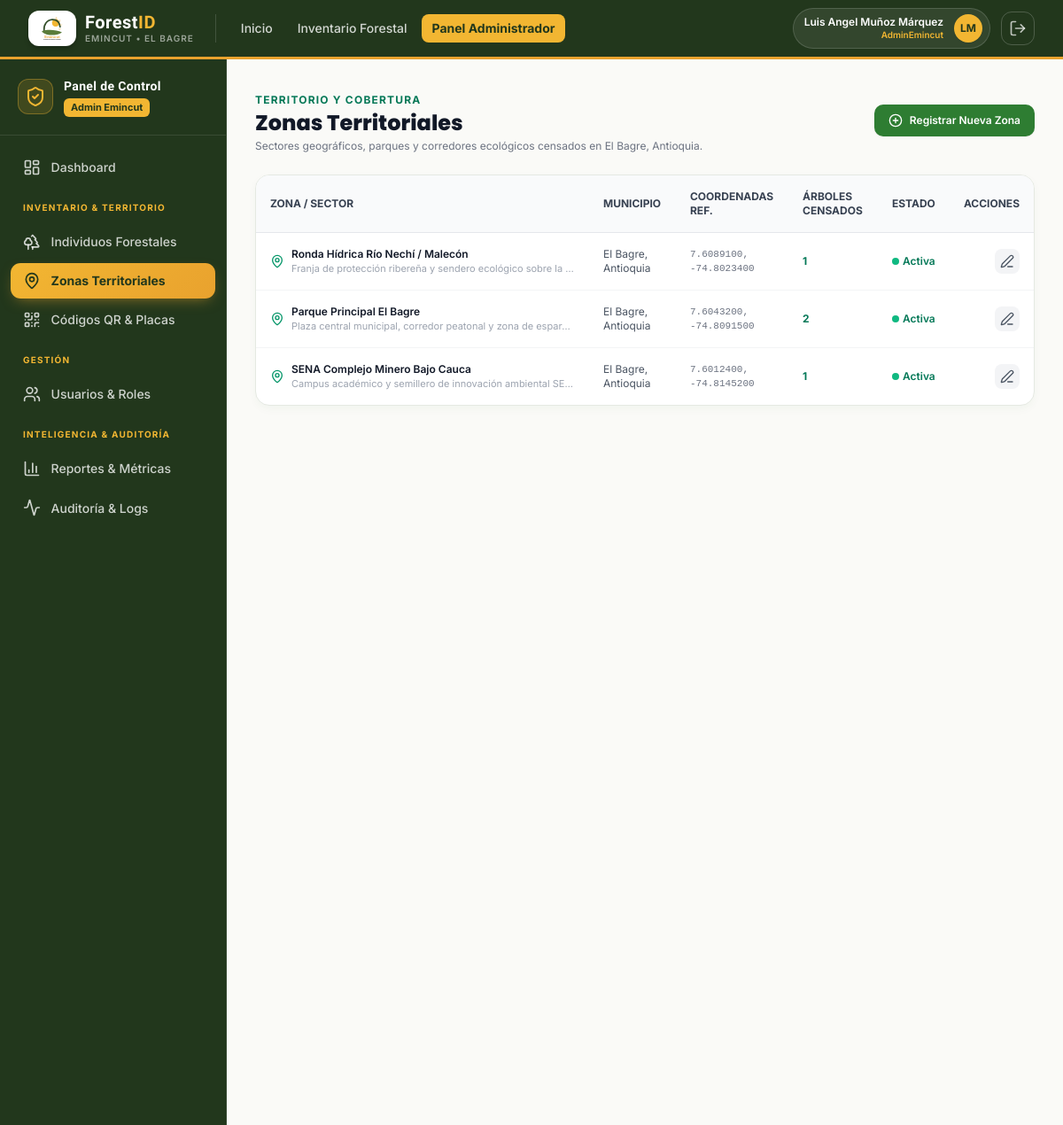
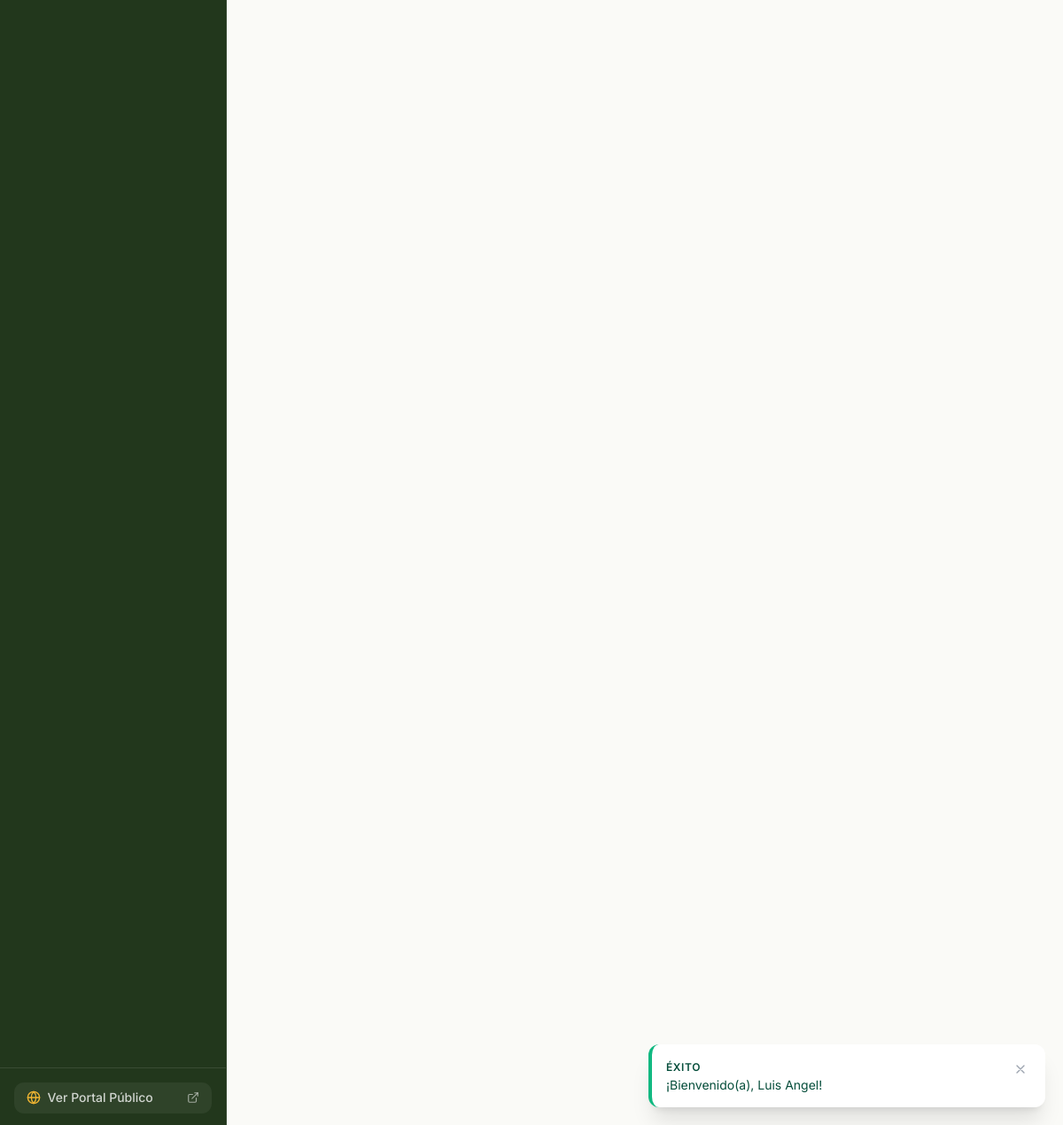
The app's page /admin/zonas/index.php (signed in) with its own data (2 pictures, top to bottom).
### tables this page shows
CREATE TABLE `zonas` (
    `id_zona` CHAR(36) NOT NULL DEFAULT (UUID()),
    `nombre_zona` VARCHAR(100) NOT NULL,
    `descripcion` VARCHAR(255) NULL,
    `municipio` VARCHAR(100) NOT NULL DEFAULT 'El Bagre',
    `departamento` VARCHAR(100) NOT NULL DEFAULT 'Antioquia',
    `latitud_referencia` DECIMAL(10,7) NULL,
    `longitud_referencia` DECIMAL(10,7) NULL,
    `estado` TINYINT(1) NOT NULL DEFAULT 1 COMMENT '1: Activa, 0: Inactiva',
    `fecha_creacion` DATETIME NOT NULL DEFAULT CURRENT_TIMESTAMP,
    PRIMARY KEY (`id_zona`),
    INDEX `idx_zonas_municipio` (`municipio`)
);

### admin/zonas/index.php (the view, shortened to what this page needs)
<?php
require_once __DIR__ . '/../../includes/funciones.php';
$pdo = getDBConnection();
$stmt = $pdo->query("
    SELECT z.*,
           COUNT(ind.id_individuo) AS total_arboles
    FROM `zonas` z
    LEFT JOIN `individuos_forestales` ind ON z.id_zona = ind.id_zona AND ind.estado_registro = 1
    GROUP BY z.id_zona
    ORDER BY z.fecha_creacion DESC
");
$zonas = $stmt->fetchAll();
require_once __DIR__ . '/../../includes/header.php';
require_once __DIR__ . '/../../includes/navbar.php';
?>
<div class="flex-1 flex flex-col md:flex-row">
    <?php require_once __DIR__ . '/../../includes/sidebar_admin.php'; ?>
    <main class="flex-1 p-6 sm:p-8 space-y-6 overflow-y-auto">
        <div class="flex flex-col sm:flex-row items-start sm:items-center justify-between gap-4">
            <div>
                <span class="text-xs font-bold text-emerald-700 uppercase tracking-widest">Territorio y Cobertura</span>
                <h1 class="font-heading font-extrabold text-2xl text-gray-900">Zonas Territoriales</h1>
                <p class="text-xs text-gray-500 mt-0.5">
                    Sectores geográficos, parques y corredores ecológicos censados en El Bagre, Antioquia.
                </p>
            </div>
            <a href="<?= BASE_URL ?>admin/zonas/crear.php" class="btn-forest-primary text-xs py-2.5 px-4 shadow-sm">
                <i data-lucide="plus-circle" class="w-4 h-4"></i> Registrar Nueva Zona
            </a>
        </div>
        <div class="forest-card overflow-hidden">
            <div class="overflow-x-auto">
                <table class="w-full text-left text-xs text-gray-600">
                    <thead class="bg-gray-50 border-b border-gray-200 text-gray-700 uppercase font-semibold">
                        <tr>
                            <th class="p-4">Zona / Sector</th>
                            <th class="p-4">Municipio</th>
                            <th class="p-4">Coordenadas Ref.</th>
                            <th class="p-4">Árboles Censados</th>
                            <th class="p-4">Estado</th>
                            <th class="p-4 text-right">Acciones</th>
                        </tr>
                    </thead>
                    <tbody class="divide-y divide-gray-100">
                        <?php if (empty($zonas)): ?>
                            <tr>
                                <td colspan="6" class="p-8 text-center text-gray-400 italic">No hay zonas territoriales registradas.</td>
                            </tr>
                        <?php else: ?>
                            <?php foreach ($zonas as $z): ?>
                                <tr class="hover:bg-gray-50 transition-colors">
                                    <td class="p-4 font-semibold text-gray-900">
                                        <div class="flex items-center gap-2">
                                            <i data-lucide="map-pin" class="w-4 h-4 text-emerald-600"></i>
                                            <div>
                                                <span><?= htmlspecialchars($z['nombre_zona']) ?></span>
                                                <?php if (!empty($z['descripcion'])): ?>
                                                    <span class="block text-[11px] text-gray-400 font-normal truncate max-w-xs"><?= htmlspecialchars($z['descripcion']) ?></span>
                                                <?php endif; ?>
                                            </div>
                                        </div>
                                    </td>
                                    <td class="p-4"><?= htmlspecialchars($z['municipio']) ?>, <?= htmlspecialchars($z['departamento']) ?></td>
                                    <td class="p-4 font-mono text-[11px] text-gray-500">
                                        <?= !empty($z['latitud_referencia']) ? "{$z['latitud_referencia']}, {$z['longitud_referencia']}" : 'Sin fijar' ?>
                                    </td>
                                    <td class="p-4 font-bold text-emerald-700"><?= $z['total_arboles'] ?></td>
                                    <td class="p-4">
                                        <?php if ($z['estado'] == 1): ?>
                                            <span class="text-emerald-700 font-semibold flex items-center gap-1"><span class="w-2 h-2 rounded-full bg-emerald-500"></span> Activa</span>
                                        <?php else: ?>
                                            <span class="text-rose-700 font-semibold flex items-center gap-1"><span class="w-2 h-2 rounded-full bg-rose-500"></span> Inactiva</span>
                                        <?php endif; ?>
                                    </td>
                                    <td class="p-4 text-right">
                                        <a href="<?= BASE_URL ?>admin/zonas/editar.php?id=<?= $z['id_zona'] ?>" class="p-1.5 rounded-lg bg-gray-100 hover:bg-emerald-100 text-gray-600 hover:text-emerald-800 inline-flex" title="Editar">
                                            <i data-lucide="edit-3" class="w-4 h-4"></i>
                                        </a>
                                    </td>
                                </tr>
                            <?php endforeach; ?>
                        <?php endif; ?>
                    </tbody>
                </table>
            </div>
        </div>
    </main>
</div>
<?php require_once __DIR__ . '/../../includes/footer.php'; ?>

### assets/css/custom.css (style rules this page uses)
:root { --color-primary-dark: #1B5E20; --color-primary: #2E7D32; --color-primary-light: #4CAF50; --color-surface-soft: #E8F5E9; --color-surface-bg: #FAFAF7; --color-earth: #6D4C41; --color-text-main: #1F2937; }
body { background-color: var(--color-surface-bg); color: var(--color-text-main); font-family: 'Inter', -apple-system, BlinkMacSystemFont, "Segoe UI", Roboto, sans-serif; -webkit-font-smoothing: antialiased; }
h1, h2, h3, h4, h5, h6, .font-heading { font-family: 'Poppins', 'Inter', sans-serif; }
.forest-card { background: #FFFFFF; border: 1px solid #E5E9E2; border-radius: 1rem; box-shadow: 0 4px 12px -2px rgba(27, 94, 32, 0.05); transition: all 0.2s cubic-bezier(0.4, 0, 0.2, 1); }
.btn-forest-primary { background-color: #2E7D32; color: #FFFFFF; font-weight: 600; padding: 0.625rem 1.25rem; border-radius: 0.625rem; display: inline-flex; align-items: center; justify-content: center; gap: 0.5rem; transition: all 0.15s ease-in-out; }

### assets/css/emincut.css (style rules this page uses)
:root { --emi-verde: #5B7C3A; --emi-verde-claro: #7A9B54; --emi-verde-suave: #EDF2E5; --emi-verde-oscuro: #35502B; --emi-verde-noche: #22371C; --emi-ambar: #E9A22E; --emi-amarillo: #F2B632; --emi-amarillo-suave:#FBEFD4; --emi-blanco: #FFFFFF; --emi-hueso: #FBFAF6; --emi-tinta: #23291F; --emi-tinta-suave: #5C6455; }

### records on screen
zonas: nombre_zona "Ronda Hídrica Río Nechí / Malecón", descripcion "Franja de protección ribereña y sendero ecológico sobre la…", municipio "El Bagre", departamento "Antioquia", latitud_referencia "7.6089100", longitud_referencia "-74.8023400", total_arboles "1", estado 1 (drawn)
zonas: nombre_zona "Parque Principal El Bagre", descripcion "Plaza central municipal, corredor peatonal y zona de espar…", municipio "El Bagre", departamento "Antioquia", latitud_referencia "7.6043200", longitud_referencia "-74.8091500", total_arboles "2", estado 1 (drawn)
zonas: nombre_zona "SENA Complejo Minero Bajo Cauca", descripcion "Campus académico y semillero de innovación ambiental SE…", municipio "El Bagre", departamento "Antioquia", latitud_referencia "7.6012400", longitud_referencia "-74.8145200", total_arboles "1", estado 1 (drawn)

### other values on screen
$cfg['badge'] "ÉXITO"
$mensaje "¡Bienvenido(a), Luis Angel!"
$usuario_actual['nombres'] . ' ' . $usuario_actual['apellidos'] "Luis Angel Muñoz Márquez"
$usuario_actual['nombre_rol'] "AdminEmincut"
